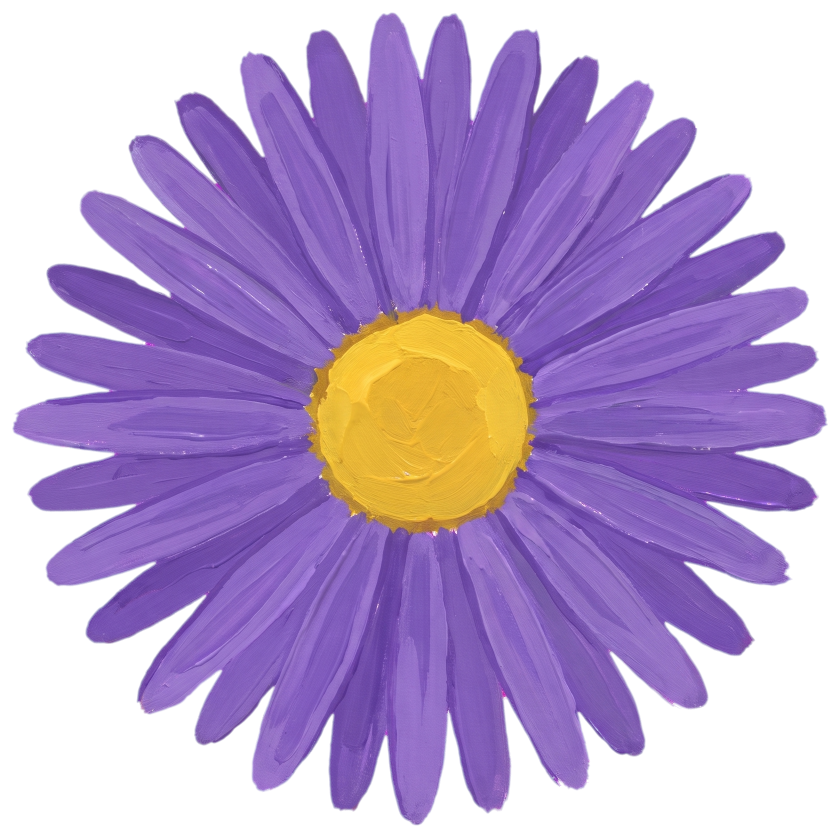
#> input picture 3-systeme/recherches/tests-images/production/valides/aster.png, 1680 x 1676 px (shown at 1/2 size)
$ python analyse.py valides/aster.png
#> lines starting #> are read from the running program, lines starting #| are printed output that depends on the picture; after the words box and inside, x2 and y2 are one past the last pixel; in counts of white or black regions, pixels touching at a corner belong together
"""Mesures de validation et planche contact pour les sorties de generer.py.

Usage, depuis tests-images/production/ :
  python analyse.py rose-seed1.png rose-seed2.png      # mesures de chaque image
  python analyse.py --planche contact-fleurs.png *.png  # planche contact à 1 004 px de large par vignette
  python analyse.py --verdict rose-seed1.png ok "" ; python analyse.py --verdict rose-seed2.png refus "silhouette"

Mesures (critères 7 du brief) :
- fond : écart type des pixels de la bordure (uni si < 3) et couleur moyenne ;
- marges : distance de l'objet à chaque bord, en % (attendu > 10 %) ;
- zone de texte des scènes : écart type du tiers droit (uni si < 3).
"""
import json
import sys
from pathlib import Path

import numpy as np
from PIL import Image, ImageDraw, ImageFont

ICI = Path(__file__).resolve().parent
JOURNAL = ICI / "production.json"
CIBLE = 1004  # 85 mm à 300 DPI


def mesures(chemin):
#> called with chemin = 'valides/aster.png'
    im = Image.open(chemin).convert("RGB")
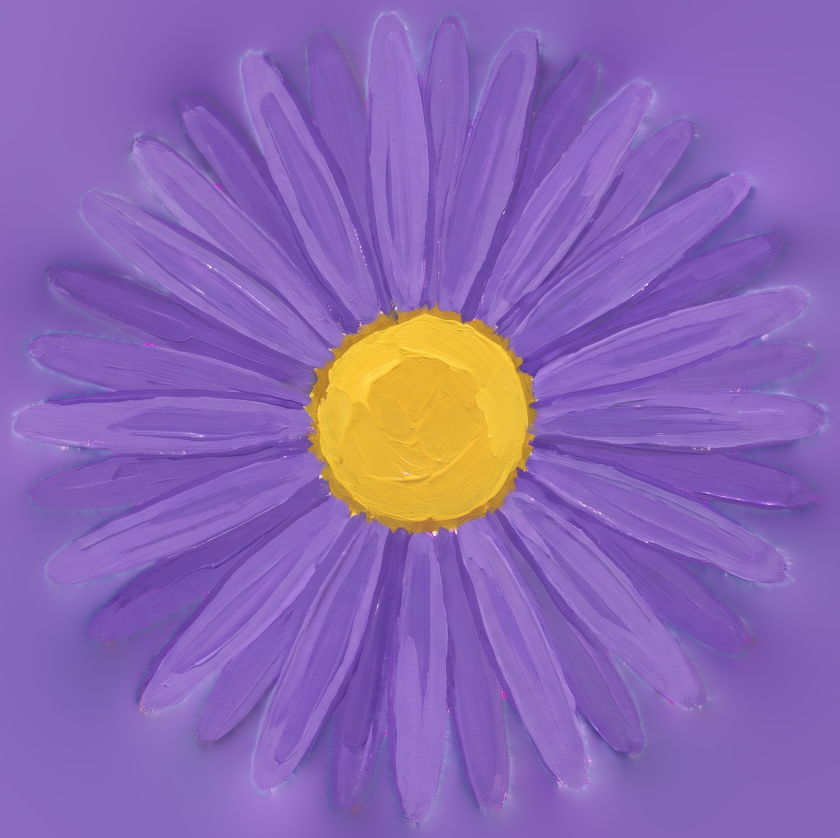
#> im: PIL image 1680x1676 RGB (shown at 1/2 size); mean R, G, B 137.7, 103.5, 178.3
    a = np.asarray(im, dtype=np.int16)
    h, w, _ = a.shape
#> h = 1676; w = 1680
    b = 8
    bordure = np.concatenate([a[:b].reshape(-1, 3), a[-b:].reshape(-1, 3),
                              a[:, :b].reshape(-1, 3), a[:, -b:].reshape(-1, 3)])
    fond = bordure.mean(axis=0)
#> fond = [135.4, 102.3, 187.2]
    ecart_fond = float(bordure.std(axis=0).mean())
#> ecart_fond = 4.43
    # objet : pixels à plus de 40 du fond
    dist = np.abs(a - fond).max(axis=2)
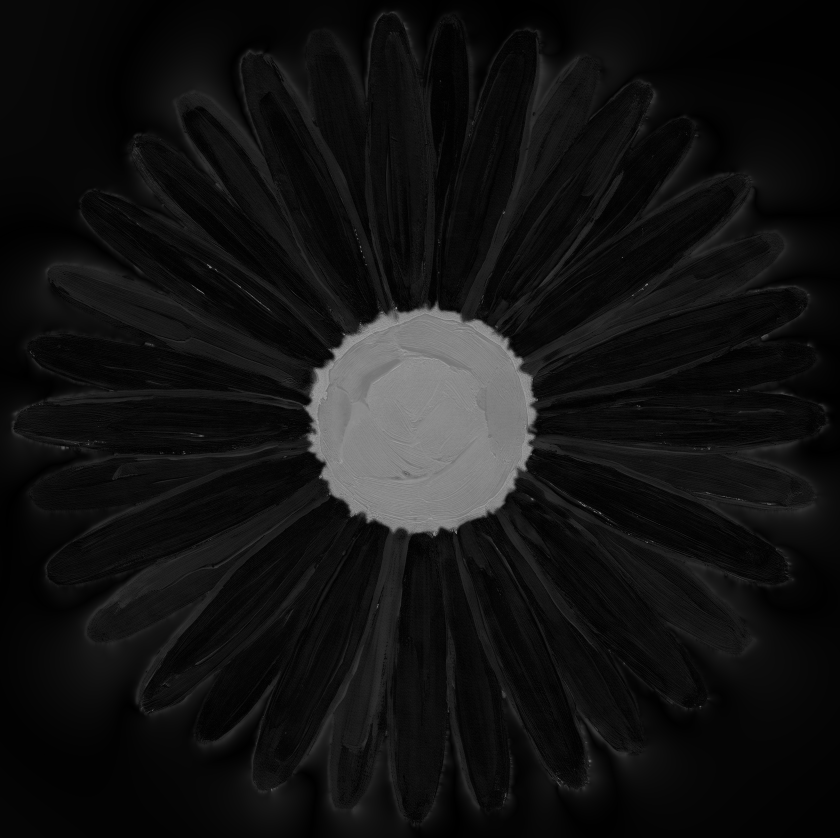
#> dist: shape (1676, 1680) float64 (shown at 1/2 size); min 0.412, max 173.2, mean 19.1
    objet = dist > 40
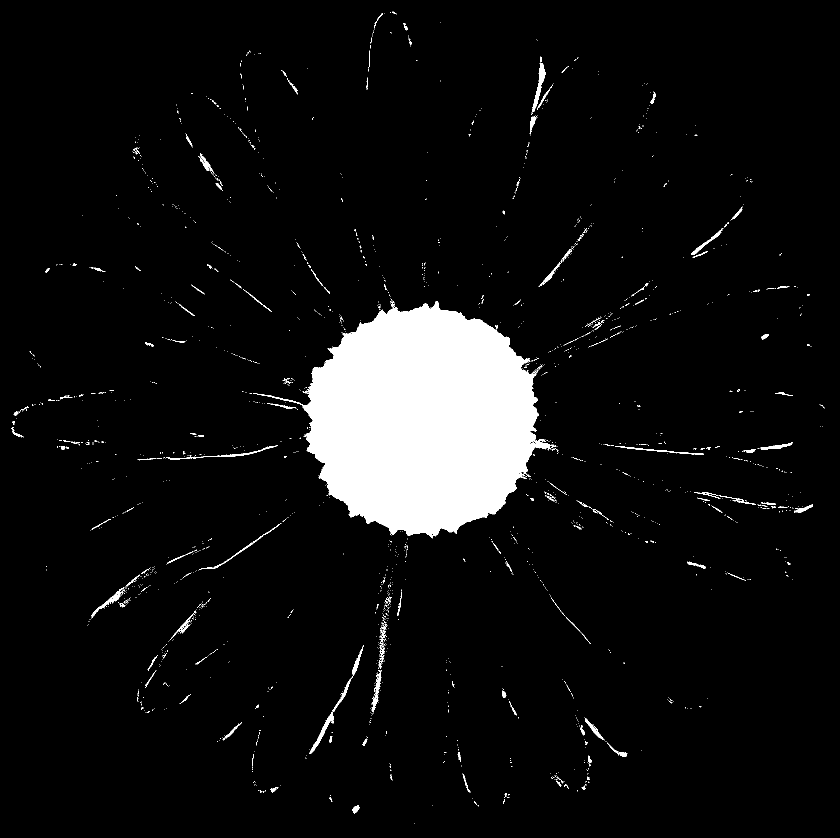
#> objet: shape (1676, 1680) bool (shown at 1/2 size); 6.5% white; 1942 white regions (1798 under 20 px), largest, box (x1, y1, x2, y2) and area: (506, 602, 1112, 1077) 165070, (618, 1359, 702, 1508) 986, (1064, 125, 1091, 224) 786
    ys, xs = np.where(objet)
    if len(xs):
        marges = {"gauche": round(100 * xs.min() / w, 1), "droite": round(100 * (w - 1 - xs.max()) / w, 1),
                  "haut": round(100 * ys.min() / h, 1), "bas": round(100 * (h - 1 - ys.max()) / h, 1)}
#> marges = {'gauche': 1.4, 'droite': 1.8, 'haut': 1.4, 'bas': 1.7}
    else:
        marges = None
    tiers_droit = a[:, int(w * 2 / 3):]
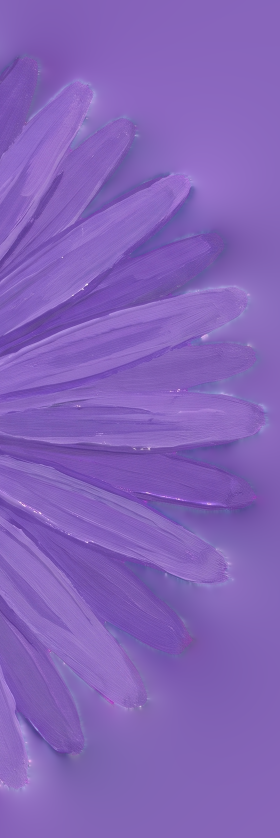
#> tiers_droit: shape (1676, 560, 3) int16 (shown at 1/2 size); mean R, G, B 131.8, 98.9, 185.1
    res = {"fichier": Path(chemin).name, "taille": [w, h],
           "fond_moyen": "#%02X%02X%02X" % tuple(int(v) for v in fond),
           "ecart_type_fond": round(ecart_fond, 2), "fond_uni": ecart_fond < 3,
           "marges_pct": marges, "part_objet_pct": round(100 * objet.mean(), 1),
           "ecart_type_tiers_droit": round(float(tiers_droit.reshape(-1, 3).std(axis=0).mean()), 2)}
    return res


def planche(sortie, fichiers, colonnes=4):
    vign = []
    for f in fichiers:
        im = Image.open(f).convert("RGB")
        im.thumbnail((CIBLE, CIBLE))
        vign.append((Path(f).name, im))
    cw, ch = CIBLE + 20, CIBLE + 50
    lignes = (len(vign) + colonnes - 1) // colonnes
    out = Image.new("RGB", (cw * colonnes, ch * lignes), "white")
    d = ImageDraw.Draw(out)
    try:
        fnt = ImageFont.truetype("/System/Library/Fonts/Helvetica.ttc", 28)
    except Exception:
        fnt = ImageFont.load_default()
    for i, (nom, im) in enumerate(vign):
        x, y = (i % colonnes) * cw + 10, (i // colonnes) * ch + 10
        out.paste(im, (x, y))
        d.text((x, y + CIBLE + 8), nom, fill="black", font=fnt)
    out.save(ICI / sortie)
    print("planche :", ICI / sortie)


def verdict(fichier, ok, raison):
    donnees = json.loads(JOURNAL.read_text())
    # Les appels en erreur (429, etc.) portent le même nom de fichier sans l'avoir écrit : on les saute.
    for e in reversed(donnees):
        if e.get("fichier") == fichier and not e.get("erreur"):
            e["verdict"] = "ok" if ok == "ok" else "refus"
            e["raison"] = raison or None
            break
    else:
        raise SystemExit(f"{fichier} absent du journal")
    JOURNAL.write_text(json.dumps(donnees, ensure_ascii=False, indent=2))
    print(fichier, "→", ok, raison)


if __name__ == "__main__":
    args = sys.argv[1:]
    if args and args[0] == "--planche":
        planche(args[1], args[2:])
    elif args and args[0] == "--verdict":
        verdict(args[1], args[2], args[3] if len(args) > 3 else "")
    else:
        for f in args:
            print(json.dumps(mesures(f), ensure_ascii=False))

$ run again, on 3-systeme/recherches/tests-images/production/valides/boule.png
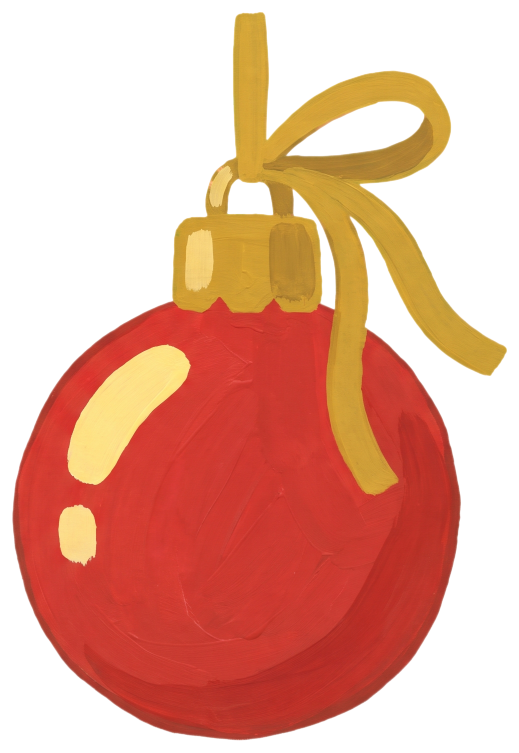
#> input picture 3-systeme/recherches/tests-images/production/valides/boule.png, 1038 x 1505 px (shown at 1/2 size)
#> fond = [198.5, 107.4, 53.15]
#> ecart_fond = 21.34
#> in mesures, `objet = dist > 40`:
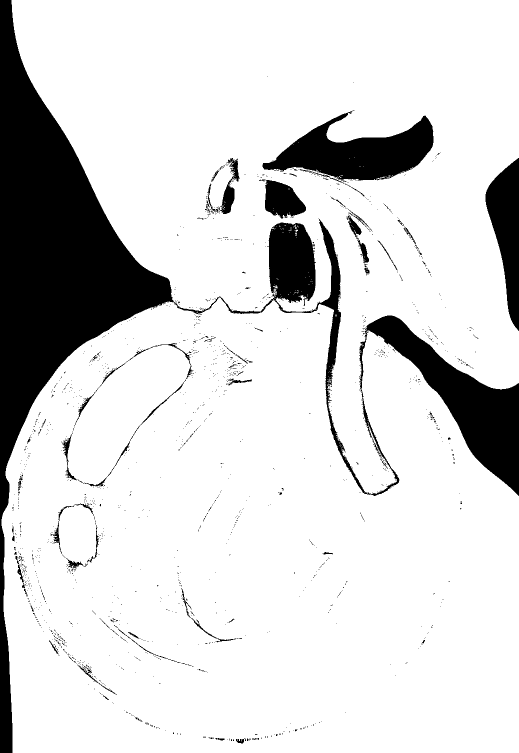
#> objet: shape (1505, 1038) bool (shown at 1/2 size); 84.2% white; 1575 black regions (1507 under 20 px), largest, box (x1, y1, x2, y2) and area: (0, 0, 1038, 1505) 193479, (525, 220, 867, 364) 23960, (971, 316, 1038, 662) 12988
#> marges = {'gauche': 0.3, 'droite': 0, 'haut': 0, 'bas': 0}
#> in mesures, `tiers_droit = a[:, int(w * 2 / 3):]`:
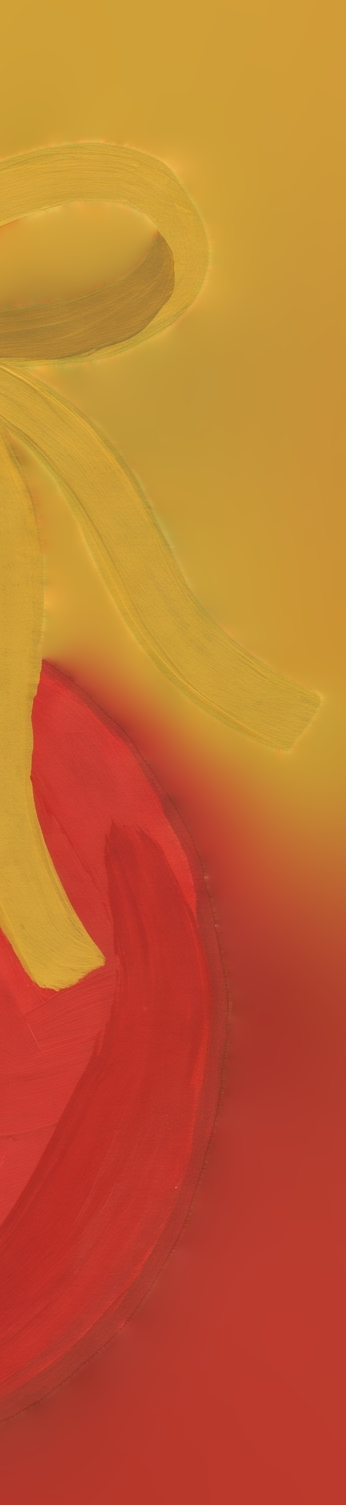
#> tiers_droit: shape (1505, 346, 3) int16; mean R, G, B 193.8, 108.1, 50.2

$ run again, on 3-systeme/recherches/tests-images/production/valides/bouvreuil.png
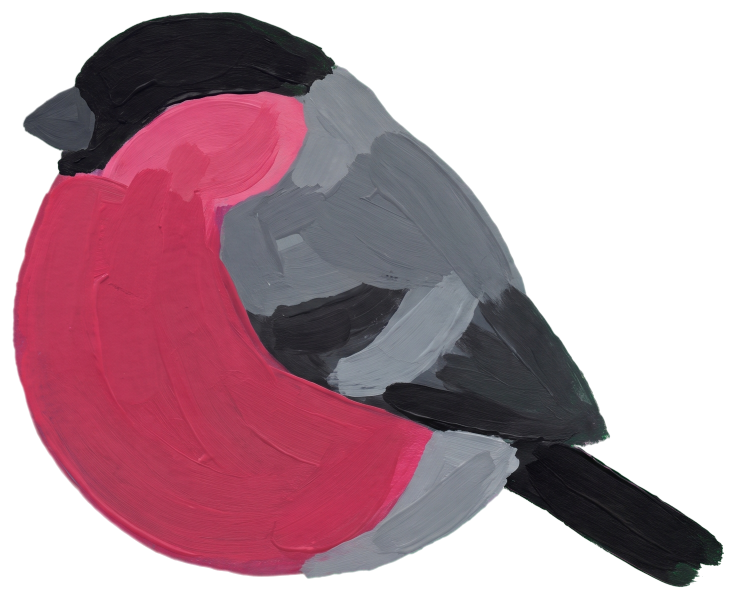
#> input picture 3-systeme/recherches/tests-images/production/valides/bouvreuil.png, 1472 x 1199 px (shown at 1/2 size)
#> fond = [105, 72.06, 84.78]
#> ecart_fond = 35.73
#> in mesures, `objet = dist > 40`:
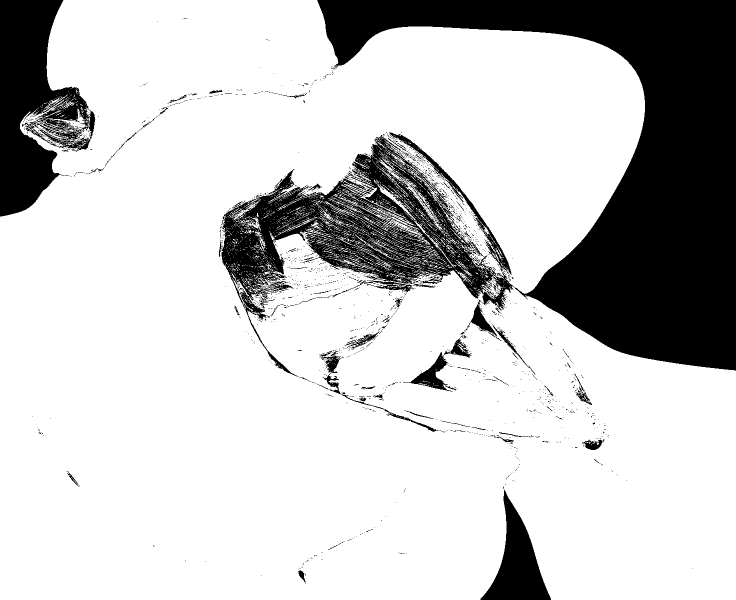
#> objet: shape (1199, 1472) bool (shown at 1/2 size); 78.4% white; 1714 black regions (1639 under 20 px), largest, box (x1, y1, x2, y2) and area: (443, 0, 1472, 754) 304169, (0, 0, 191, 433) 46018, (961, 979, 1102, 1199) 12877
#> marges = {'gauche': 0, 'droite': 0, 'haut': 0, 'bas': 0}
#> in mesures, `tiers_droit = a[:, int(w * 2 / 3):]`:
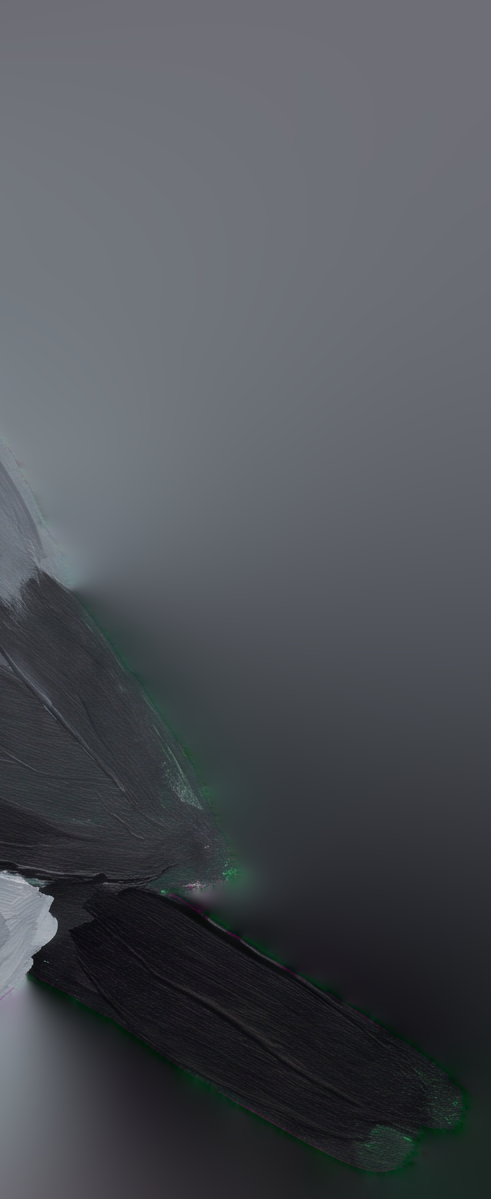
#> tiers_droit: shape (1199, 491, 3) int16; mean R, G, B 78.2, 81.5, 86.9
